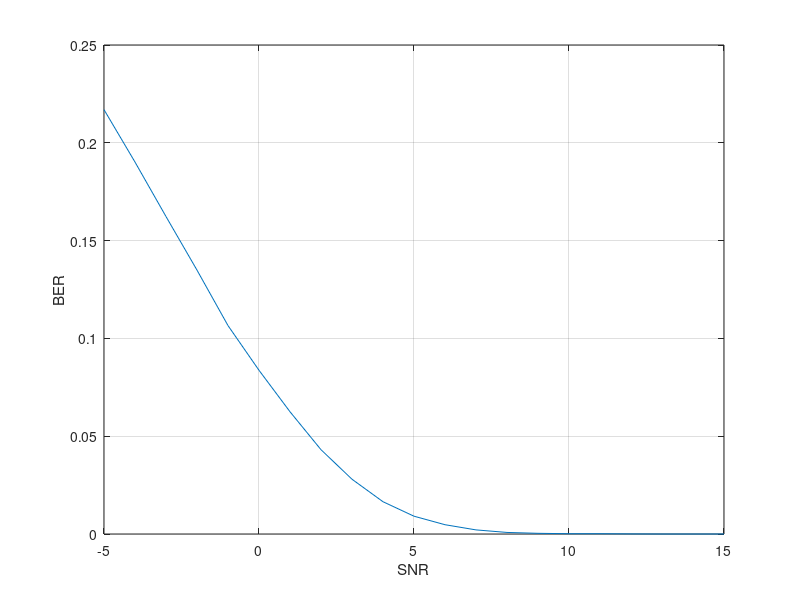
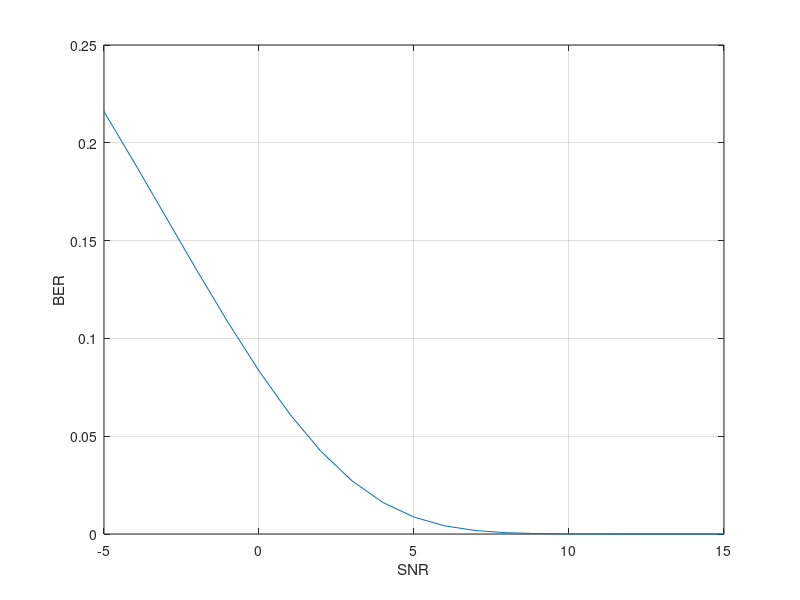

Reproduce these figures in MATLAB, in order.
clear
close all
clc

N0= 2;% Complex Noise Avg. Power
SNR= -5:1:15;%dB 
KdB= 15;%Ricean Factor
K = 31.6; % = 10^(Kdb / 10);
A= sqrt(K / (K+1)); %solution to A^2 + 2sigma^2 = 1 and K = A^2/2simga^2
sigma_ch = sqrt(1/(2*K)); 

TRIAL=20000;
error_sys=0;%For system simulation
error_q=0;%Accumulate Ins. BER
for m=1:TRIAL
    %TRANSMITTER DESIGN
    b=2*(rand(1,1)>0.5)-1;%bit
    S=(ones(64,1)+j.*ones(64,1))/sqrt(128);%Transmitter Waveform
    P= N0*10.^(SNR/10);%Designing power for given SNR and complex noise power (avg.)

    %Output of Antenna
    Tx=sqrt(P).*b.*S;

    %COMPLEX AWGN GENERATION
    N= sqrt(N0/2)*(randn(64,1)+j*randn(64,1));

    %Slow and Flat Ricean Channel
    X = sigma_ch*randn(1,1)+A*cos(pi/3); 
    Y = sigma_ch*randn(1,1)+A*sin(pi/3); 
    h=X+j*Y; 

    %RECEIVED SIGNAL
    Rx= h*Tx+N;
    %MATCHED FILTER OUTPUT
    r_mf=S'*Rx;
    %COPHASING
    r_tilda=(h'/abs(h))*r_mf;
    %EXTRACT REAL COMPONENT FROM r_tilda
    r=real(r_tilda);
    %BIT DECISION
    b_dec=sign(r);
    %CHECKING ERROR
    error_sys=error_sys+0.5*abs(b-b_dec);%Accumulating Bit Errors
    error_q= error_q+qfunc(sqrt((abs(h)^2*2*P/N0))); %Accumulate Ins. BER from Ch
end

%Average BER from System Simulation
P_sys=error_sys/TRIAL;
figure('Name', 'Problem 1 part 1')
plot(SNR, P_sys)
grid on
xlabel('SNR')
ylabel('BER')

%Average BER from Ins. BER Simulation
P_q = error_q/TRIAL;
figure('Name', 'Problem 1 part 2')
plot(SNR, P_q)
grid on
xlabel('SNR')
ylabel('BER')

%Analytical BER
%P_a=0.5*erfc(sqrt(K*(P/N0)/(K+P/N0)))